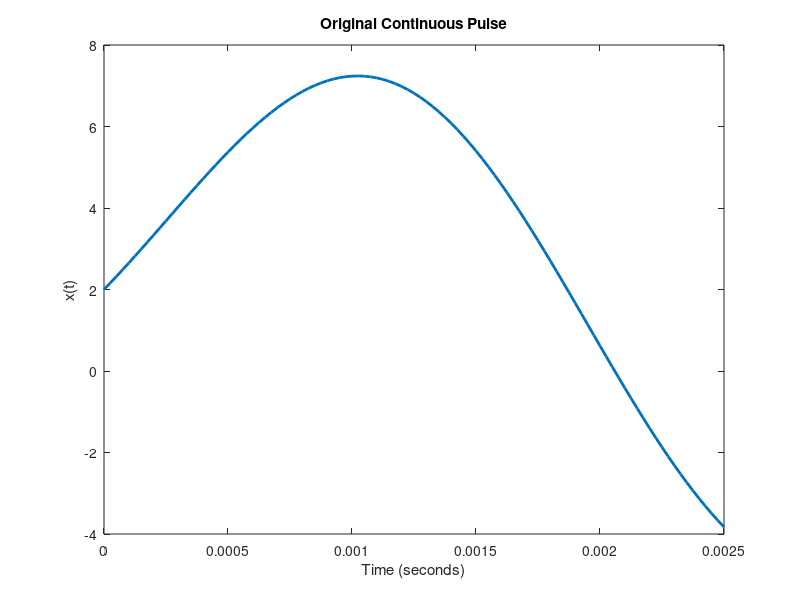
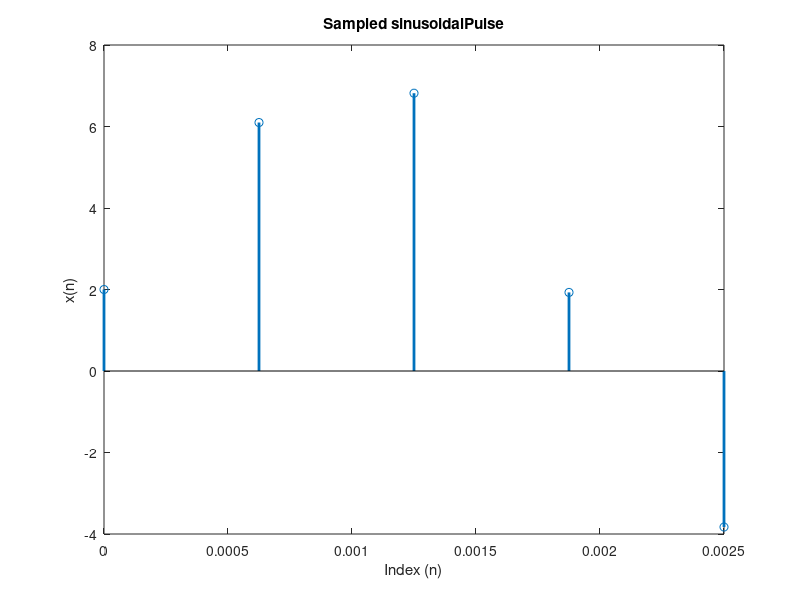

The MATLAB script that drew these images, in order: (Note: this script raises an error after producing the figures.)
clc;
clear all;
close all;




Fo = 400; % Signal Frequency
To = 1/Fo; % Signal Period
Fs = 1600;% Sa1mpling Frequency which is greater than Nyquist Rate
Ts = 1/Fs;

t = 0:To/100:To; % Time axis for continuous signal
xc = 3*cos(200*pi*t)+4*sin(500*pi*t)-cos(800*pi*t); % continuous signal

t1 = 0:Ts:To; % Sampled time axis
xs = 3*cos(200*pi*t1)+4*sin(500*pi*t1)-cos(800*pi*t1); % Sampled Signal
n=t1/Ts;

% Visualizing pulse
figure(1)
plot(t,xc, 'Linewidth', 2);
title('Original Continuous Pulse');
xlabel('Time (seconds)');
ylabel('x(t)');
figure(2)
stem (t1,xs, 'Linewidth', 2);
title('Sampled sinusoidalPulse');
xlabel('Index (n)');
ylabel('x(n)');

%% Fourier Series Analysis
N = length(xs); % no. of data points
m = 1; % number of periods to be observed of cks

[k, c] = dtfs_analysis(m, n, xs);

figure (3)
subplot(211)
stem(k, abs(c), 'Linewidth', 2); 
title('Fourier Series Coefficients');
ylabel('|Ck|'); xlabel('k');
subplot(212)
stem(k, angle(c)*180/pi, 'Linewidth', 2);
ylabel('Angle Ck (degrees)'); xlabel('k');
